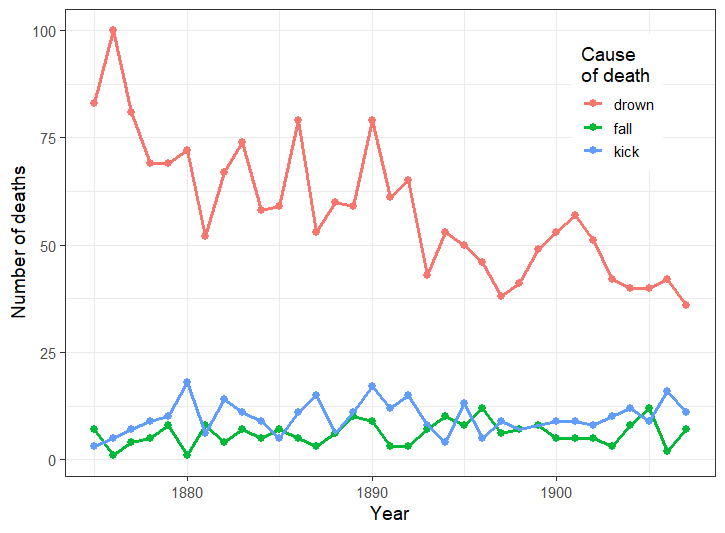

Source code (R):
library(dplyr)
library(tidyr)
library(ggplot2)
library(geomtextpath)
library(directlabels)

install.packages("Horsekicks")
data(hkdeaths, package = "Horsekicks")

hksum <- hkdeaths |>
  select(year, corps, kick:fall) |>
  group_by(year) |>
  summarise(kick = sum(kick),
            drown = sum(drown),
            fall = sum(fall)) |>
  pivot_longer(cols = kick:fall,
               names_to ="cause", values_to = "deaths") 

plt <- ggplot(data = hksum, aes(year, deaths, color = cause)) +
  geom_point(size = 2.5) +
  geom_line(linewidth = 1.3) +
  labs(y = "Number of deaths", x = "Year", color = "Cause\nof death") +
  theme_bw(base_size = 14) +
  theme(legend.position = "inside",
        legend.position.inside = c(.85, .8))
plt

direct.label(plt, method = "top.bumptwice")

curve_labels <- tibble(
  year =   c(1910, ),
  deaths = c(60, ),
  cause = c("drowned", )
)
